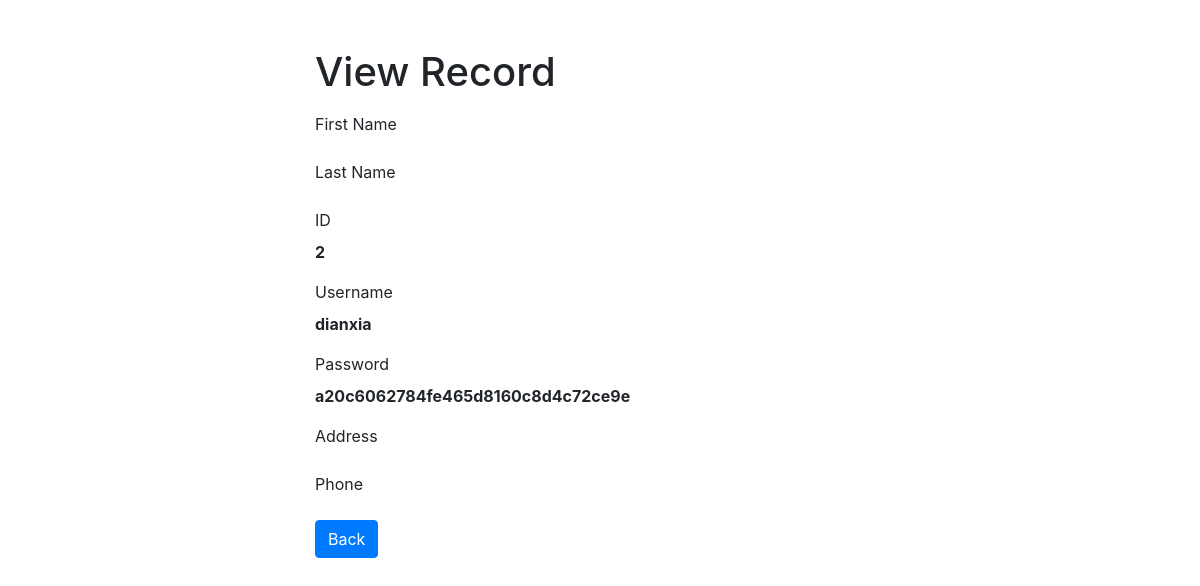
/read-account.php?id=2 (signed in), run on the app's committed database.
### tables this page shows
CREATE TABLE `users` (
  `USER_ID` int(5) NOT NULL,
  `USERNAME` varchar(50) NOT NULL,
  `PASSWORD` varchar(50) NOT NULL
);

### read-account.php (the view, shortened to what this page needs)
<?php
if(isset($_GET["id"]) && !empty(trim($_GET["id"]))){
    require_once "config.php";
    $sql = "SELECT * FROM users WHERE user_id = ?";
    if($stmt = mysqli_prepare($link, $sql)){
        mysqli_stmt_bind_param($stmt, "s", $param_id);
        if(mysqli_stmt_execute($stmt)){
            $result = mysqli_stmt_get_result($stmt);
            if(mysqli_num_rows($result) == 1){
                $row = mysqli_fetch_array($result, MYSQLI_ASSOC);
            } else{
                header("location: error.php");
                exit();
            }
        } else{
            echo "Oops! Something went wrong. Please try again later.";
        }
    }
} else{
    header("location: error.php");
    exit();
}
?>
<!DOCTYPE html>
<html lang="en">
<head>
    <link rel="stylesheet" href="https://stackpath.bootstrapcdn.com/bootstrap/4.5.2/css/bootstrap.min.css">
</head>
<body>
    <div class="wrapper">
        <div class="container-fluid">
            <div class="row">
                <div class="col-md-12">
                    <h1 class="mt-5 mb-3">View Record</h1>
                    <div class="form-group">
                        <label>First Name</label>
                    </div>
                    <div class="form-group">
                        <label>Last Name</label>
                    </div>
                    <div class="form-group">
                        <label>ID</label>
                        <p><b><?php echo $row["USER_ID"]; ?></b></p>
                    </div>
                    <div class="form-group">
                        <label>Username</label>
                        <p><b><?php echo $row["USERNAME"]; ?></b></p>
                    </div>
                    <div class="form-group">
                        <label>Password</label>
                        <p><b><?php echo $row["PASSWORD"]; ?></b></p>
                    </div>
                    <div class="form-group">
                        <label>Address</label>
                    </div>
                    <div class="form-group">
                        <label>Phone</label>
                    </div>
                    <p><a href="users.php" class="btn btn-primary">Back</a></p>
                </div>
            </div>
        </div>
    </div>
</body>
</html>

### read-account.php (style rules this page uses)
.wrapper { width: 600px; margin: 0 auto; }

### data on the page
users: USER_ID "2", USERNAME "dianxia", PASSWORD "a20c6062784fe465d8160c8d4c72ce9e"
